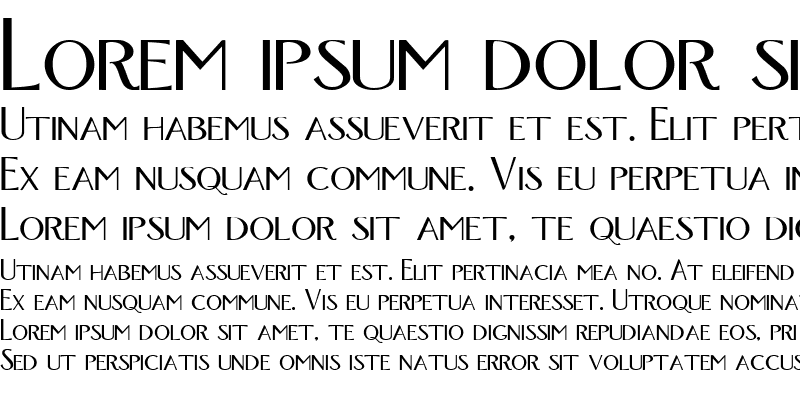
#> input picture images/testing/fox-sample1.png, 800 x 400 px
$ python tesseract_ocr_image.py
#> lines starting #> are read from the running program, lines starting #| are printed output that depends on the picture; after the words box and inside, x2 and y2 are one past the last pixel; in counts of white or black regions, pixels touching at a corner belong together
# -*- coding: utf-8 -*-
"""
Spyder Editor

This is a temporary script file.
"""

#import the necessary packages
from PIL import Image
import pytesseract
import cv2

#declarate the tesseract execuble path
pytesseract.pytesseract.tesseract_cmd = 'C:\\Program Files\\Tesseract-OCR\\tesseract.exe'

image_to_ocr = cv2.imread('images/testing/fox-sample1.png')
#> image_to_ocr is the input picture: shape (400, 800, 3); min 0, max 255, mean 225.8

#preprocessing the image
# step 1 : convert to grey scale
preprocessing_img = cv2.cvtColor(image_to_ocr, cv2.COLOR_BGR2GRAY)
# step 2 : Do binary and otsu thresholding
#preprocessing_img = cv2.threshold(preprocessing_img,0,255,cv2.THRESH_BINARY | cv2.THRESH_OTSU)
_, preprocessing_img = cv2.threshold(preprocessing_img, 0, 255, cv2.THRESH_BINARY | cv2.THRESH_OTSU)
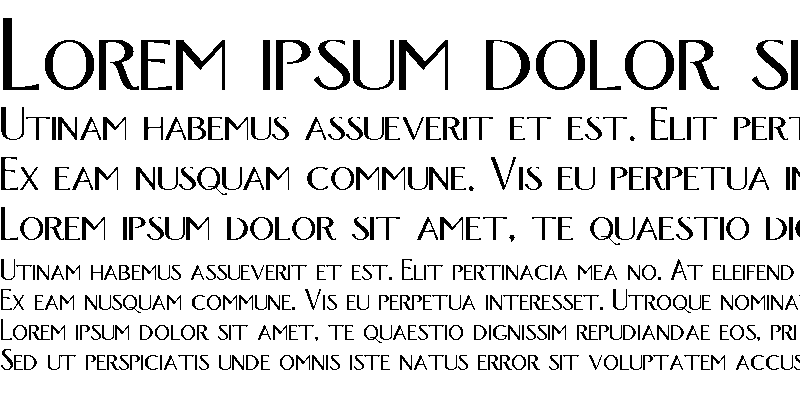
#> preprocessing_img: shape (400, 800); 88.1% white; 362 black regions (19 under 20 px), largest, box (x1, y1, x2, y2) and area: (176, 40, 225, 90) 823, (399, 40, 448, 90) 823, (99, 40, 139, 90) 801
# step 3 : smooth the image using median blur
preprocessing_img = cv2.medianBlur(preprocessing_img, 3)
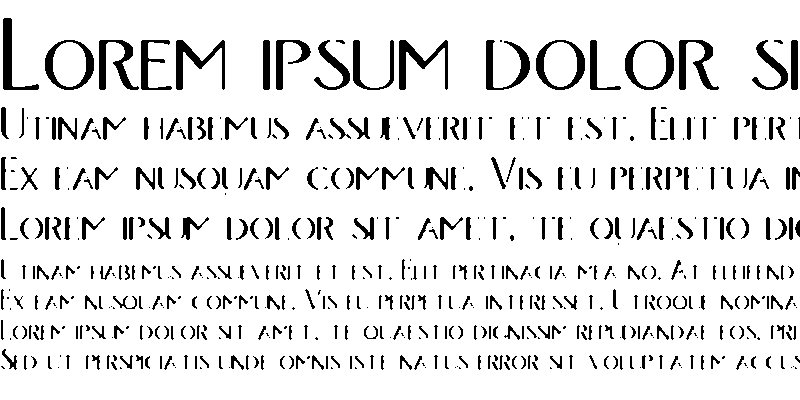
#> preprocessing_img: shape (400, 800); 89.5% white; 618 black regions (209 under 20 px), largest, box (x1, y1, x2, y2) and area: (176, 40, 225, 90) 817, (399, 40, 448, 90) 817, (99, 40, 139, 90) 794

#save the preprocessing image to convert to PIL image
cv2.imwrite("temp_img.jpg", preprocessing_img)

#load the image as a PIL/Pillow Image
preprocessing_pil_img = Image.open('temp_img.jpg')

#pass the pil image to tesseract to do OCR
#> (the run stopped early here; a loop or call above may not have finished)

$ run again, with images/testing/fox-sample2.png copied over images/testing/fox-sample1.png
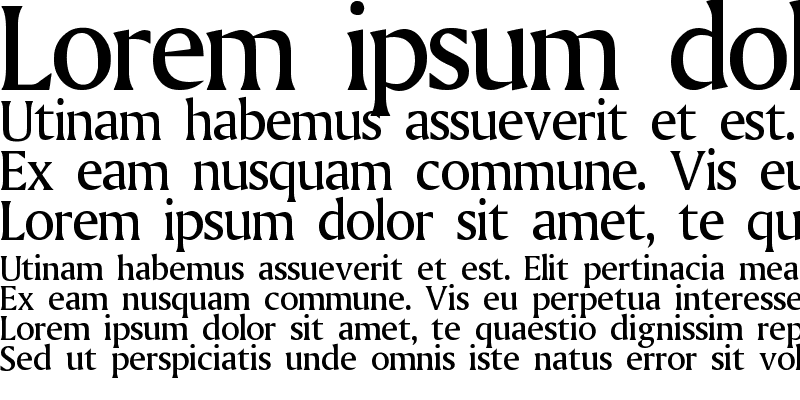
#> input picture images/testing/fox-sample2.png, 800 x 400 px
#> image_to_ocr is the input picture: shape (400, 800, 3); min 0, max 255, mean 201.3
#> `_, preprocessing_img = cv2.threshold(preprocessing_img, 0, 255, cv2.TH..`:
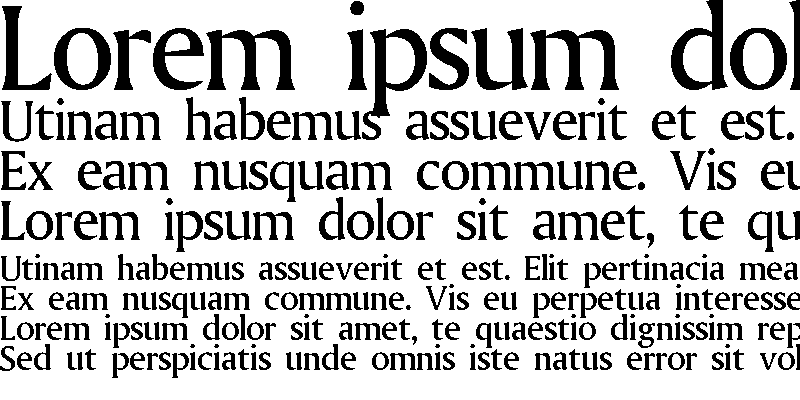
#> preprocessing_img: shape (400, 800); 78.4% white; 310 black regions (21 under 20 px), largest, box (x1, y1, x2, y2) and area: (206, 30, 295, 90) 2447, (530, 30, 619, 90) 2447, (362, 29, 427, 140) 2244
#> `preprocessing_img = cv2.medianBlur(preprocessing_img, 3)`:
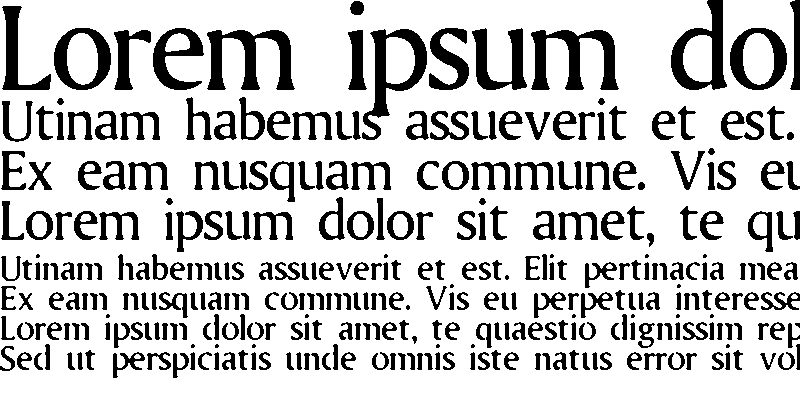
#> preprocessing_img: shape (400, 800); 78.6% white; 343 black regions (22 under 20 px), largest, box (x1, y1, x2, y2) and area: (207, 30, 295, 90) 2442, (531, 30, 619, 90) 2442, (362, 29, 427, 140) 2244
